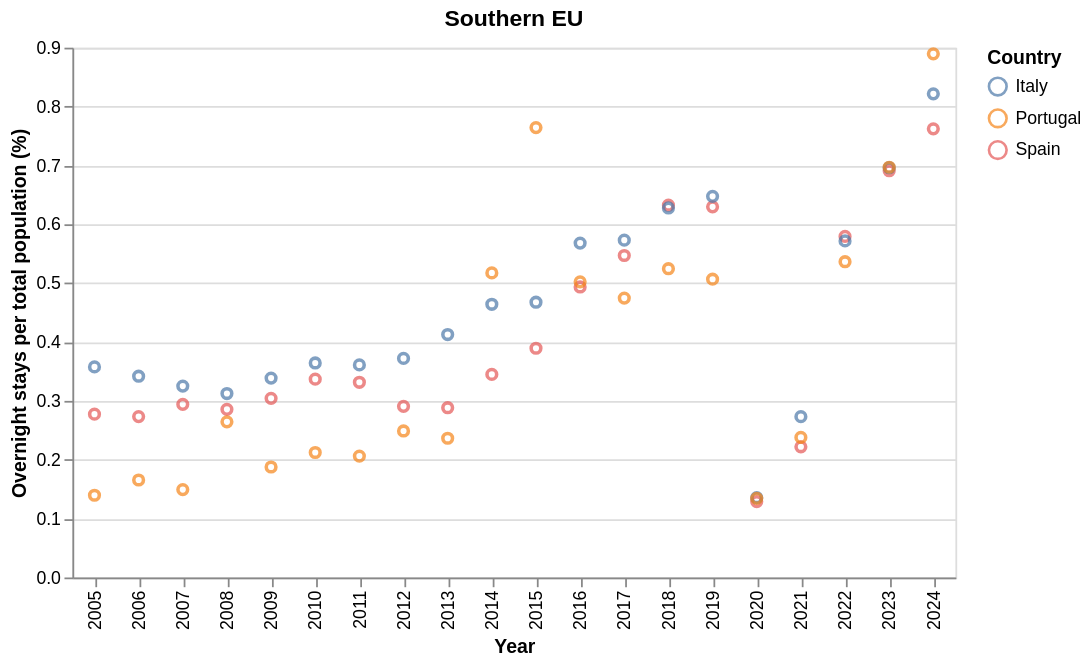

Notebook cell for this chart:
### Markdown cell above
![Nordics](../images/nordics.png)

### Code cell
charts['south_eu']

### Figure 1 — Vega-Lite specification as saved in the notebook (floating-point values rounded to 4 significant figures)
{"config": {"view": {"continuousWidth": 300, "continuousHeight": 300}, "scale": {"zero": true}}, "data": {"name": "data-d4f18f8bea183df00ba2d96c27a329a6"}, "mark": {"type": "point", "tooltip": true}, "encoding": {"color": {"field": "country", "title": "Country", "type": "nominal"}, "x": {"field": "str_year", "title": "Year", "type": "nominal"}, "y": {"field": "scaled", "title": "Overnight stays per total population (%)", "type": "quantitative"}}, "title": "Southern EU", "width": 500, "$schema": "https://vega.github.io/schema/vega-lite/v6.1.0.json", "datasets": {"data-d4f18f8bea183df00ba2d96c27a329a6": [{"iso_code": "ESP", "year": 2005, "country": "Spain", "scaled": 0.2775, "str_year": "2005"}, {"iso_code": "ESP", "year": 2006, "country": "Spain", "scaled": 0.2733, "str_year": "2006"}, {"iso_code": "ESP", "year": 2007, "country": "Spain", "scaled": 0.2941, "str_year": "2007"}, {"iso_code": "ESP", "year": 2008, "country": "Spain", "scaled": 0.2856, "str_year": "2008"}, {"iso_code": "ESP", "year": 2009, "country": "Spain", "scaled": 0.3043, "str_year": "2009"}, {"iso_code": "ESP", "year": 2010, "country": "Spain", "scaled": 0.3369, "str_year": "2010"}, {"iso_code": "ESP", "year": 2011, "country": "Spain", "scaled": 0.3316, "str_year": "2011"}, {"iso_code": "ESP", "year": 2012, "country": "Spain", "scaled": 0.2907, "str_year": "2012"}, {"iso_code": "ESP", "year": 2013, "country": "Spain", "scaled": 0.2884, "str_year": "2013"}, {"iso_code": "ESP", "year": 2014, "country": "Spain", "scaled": 0.345, "str_year": "2014"}, {"iso_code": "ESP", "year": 2015, "country": "Spain", "scaled": 0.3894, "str_year": "2015"}, {"iso_code": "ESP", "year": 2016, "country": "Spain", "scaled": 0.4935, "str_year": "2016"}, {"iso_code": "ESP", "year": 2017, "country": "Spain", "scaled": 0.547, "str_year": "2017"}, {"iso_code": "ESP", "year": 2018, "country": "Spain", "scaled": 0.6324, "str_year": "2018"}, {"iso_code": "ESP", "year": 2019, "country": "Spain", "scaled": 0.6296, "str_year": "2019"}, {"iso_code": "ESP", "year": 2020, "country": "Spain", "scaled": 0.129, "str_year": "2020"}, {"iso_code": "ESP", "year": 2021, "country": "Spain", "scaled": 0.222, "str_year": "2021"}, {"iso_code": "ESP", "year": 2022, "country": "Spain", "scaled": 0.5794, "str_year": "2022"}, {"iso_code": "ESP", "year": 2023, "country": "Spain", "scaled": 0.6909, "str_year": "2023"}, {"iso_code": "ESP", "year": 2024, "country": "Spain", "scaled": 0.7621, "str_year": "2024"}, {"iso_code": "ITA", "year": 2005, "country": "Italy", "scaled": 0.3577, "str_year": "2005"}, {"iso_code": "ITA", "year": 2006, "country": "Italy", "scaled": 0.3419, "str_year": "2006"}, {"iso_code": "ITA", "year": 2007, "country": "Italy", "scaled": 0.3251, "str_year": "2007"}, {"iso_code": "ITA", "year": 2008, "country": "Italy", "scaled": 0.3125, "str_year": "2008"}, {"iso_code": "ITA", "year": 2009, "country": "Italy", "scaled": 0.3387, "str_year": "2009"}, {"iso_code": "ITA", "year": 2010, "country": "Italy", "scaled": 0.3644, "str_year": "2010"}, {"iso_code": "ITA", "year": 2011, "country": "Italy", "scaled": 0.3611, "str_year": "2011"}, {"iso_code": "ITA", "year": 2012, "country": "Italy", "scaled": 0.3721, "str_year": "2012"}, {"iso_code": "ITA", "year": 2013, "country": "Italy", "scaled": 0.4127, "str_year": "2013"}, {"iso_code": "ITA", "year": 2014, "country": "Italy", "scaled": 0.4641, "str_year": "2014"}, {"iso_code": "ITA", "year": 2015, "country": "Italy", "scaled": 0.4676, "str_year": "2015"}, {"iso_code": "ITA", "year": 2016, "country": "Italy", "scaled": 0.568, "str_year": "2016"}, {"iso_code": "ITA", "year": 2017, "country": "Italy", "scaled": 0.573, "str_year": "2017"}, {"iso_code": "ITA", "year": 2018, "country": "Italy", "scaled": 0.6277, "str_year": "2018"}, {"iso_code": "ITA", "year": 2019, "country": "Italy", "scaled": 0.6475, "str_year": "2019"}, {"iso_code": "ITA", "year": 2020, "country": "Italy", "scaled": 0.1356, "str_year": "2020"}, {"iso_code": "ITA", "year": 2021, "country": "Italy", "scaled": 0.2732, "str_year": "2021"}, {"iso_code": "ITA", "year": 2022, "country": "Italy", "scaled": 0.5717, "str_year": "2022"}, {"iso_code": "ITA", "year": 2023, "country": "Italy", "scaled": 0.6961, "str_year": "2023"}, {"iso_code": "ITA", "year": 2024, "country": "Italy", "scaled": 0.8216, "str_year": "2024"}, {"iso_code": "PRT", "year": 2005, "country": "Portugal", "scaled": 0.1397, "str_year": "2005"}, {"iso_code": "PRT", "year": 2006, "country": "Portugal", "scaled": 0.1656, "str_year": "2006"}, {"iso_code": "PRT", "year": 2007, "country": "Portugal", "scaled": 0.1493, "str_year": "2007"}, {"iso_code": "PRT", "year": 2008, "country": "Portugal", "scaled": 0.2644, "str_year": "2008"}, {"iso_code": "PRT", "year": 2009, "country": "Portugal", "scaled": 0.1877, "str_year": "2009"}, {"iso_code": "PRT", "year": 2010, "country": "Portugal", "scaled": 0.2123, "str_year": "2010"}, {"iso_code": "PRT", "year": 2011, "country": "Portugal", "scaled": 0.2062, "str_year": "2011"}, {"iso_code": "PRT", "year": 2012, "country": "Portugal", "scaled": 0.2489, "str_year": "2012"}, {"iso_code": "PRT", "year": 2013, "country": "Portugal", "scaled": 0.2365, "str_year": "2013"}, {"iso_code": "PRT", "year": 2014, "country": "Portugal", "scaled": 0.5174, "str_year": "2014"}, {"iso_code": "PRT", "year": 2015, "country": "Portugal", "scaled": 0.7642, "str_year": "2015"}, {"iso_code": "PRT", "year": 2016, "country": "Portugal", "scaled": 0.5022, "str_year": "2016"}, {"iso_code": "PRT", "year": 2017, "country": "Portugal", "scaled": 0.4746, "str_year": "2017"}, {"iso_code": "PRT", "year": 2018, "country": "Portugal", "scaled": 0.5245, "str_year": "2018"}, {"iso_code": "PRT", "year": 2019, "country": "Portugal", "scaled": 0.5067, "str_year": "2019"}, {"iso_code": "PRT", "year": 2020, "country": "Portugal", "scaled": 0.1344, "str_year": "2020"}, {"iso_code": "PRT", "year": 2021, "country": "Portugal", "scaled": 0.2379, "str_year": "2021"}, {"iso_code": "PRT", "year": 2022, "country": "Portugal", "scaled": 0.5364, "str_year": "2022"}, {"iso_code": "PRT", "year": 2023, "country": "Portugal", "scaled": 0.6969, "str_year": "2023"}, {"iso_code": "PRT", "year": 2024, "country": "Portugal", "scaled": 0.8895, "str_year": "2024"}]}}
